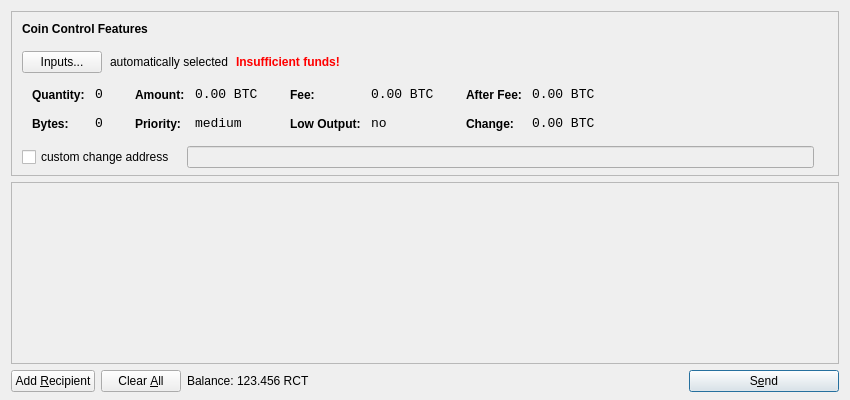
<?xml version="1.0" encoding="UTF-8"?>
<ui version="4.0">
 <class>SendCoinsDialog</class>
 <widget class="QDialog" name="SendCoinsDialog">
  <property name="geometry">
   <rect>
    <x>0</x>
    <y>0</y>
    <width>850</width>
    <height>400</height>
   </rect>
  </property>
  <property name="windowTitle">
   <string>Send Coins</string>
  </property>
  <layout class="QVBoxLayout" name="verticalLayout" stretch="0,1,0">
   <property name="bottomMargin">
    <number>8</number>
   </property>
   <item>
    <widget class="QFrame" name="frameCoinControl">
     <property name="sizePolicy">
      <sizepolicy hsizetype="Expanding" vsizetype="Expanding">
       <horstretch>0</horstretch>
       <verstretch>0</verstretch>
      </sizepolicy>
     </property>
     <property name="maximumSize">
      <size>
       <width>16777215</width>
       <height>16777215</height>
      </size>
     </property>
     <property name="frameShape">
      <enum>QFrame::StyledPanel</enum>
     </property>
     <property name="frameShadow">
      <enum>QFrame::Sunken</enum>
     </property>
     <layout class="QVBoxLayout" name="verticalLayoutCoinControl2">
      <property name="spacing">
       <number>6</number>
      </property>
      <property name="leftMargin">
       <number>0</number>
      </property>
      <property name="topMargin">
       <number>0</number>
      </property>
      <property name="rightMargin">
       <number>0</number>
      </property>
      <property name="bottomMargin">
       <number>6</number>
      </property>
      <item>
       <layout class="QVBoxLayout" name="verticalLayoutCoinControl" stretch="0,0,0,0,1">
        <property name="spacing">
         <number>0</number>
        </property>
        <property name="leftMargin">
         <number>10</number>
        </property>
        <property name="topMargin">
         <number>10</number>
        </property>
        <item>
         <layout class="QHBoxLayout" name="horizontalLayoutCoinControl1">
          <property name="bottomMargin">
           <number>15</number>
          </property>
          <item>
           <widget class="QLabel" name="labelCoinControlFeatures">
            <property name="sizePolicy">
             <sizepolicy hsizetype="Preferred" vsizetype="Maximum">
              <horstretch>0</horstretch>
              <verstretch>0</verstretch>
             </sizepolicy>
            </property>
            <property name="font">
             <font>
              <weight>75</weight>
              <bold>true</bold>
             </font>
            </property>
            <property name="styleSheet">
             <string notr="true">font-weight:bold;</string>
            </property>
            <property name="text">
             <string>Coin Control Features</string>
            </property>
           </widget>
          </item>
         </layout>
        </item>
        <item>
         <layout class="QHBoxLayout" name="horizontalLayoutCoinControl2" stretch="0,0,0,0">
          <property name="spacing">
           <number>8</number>
          </property>
          <property name="bottomMargin">
           <number>10</number>
          </property>
          <item>
           <widget class="QPushButton" name="pushButtonCoinControl">
            <property name="styleSheet">
             <string notr="true"/>
            </property>
            <property name="text">
             <string>Inputs...</string>
            </property>
           </widget>
          </item>
          <item>
           <widget class="QLabel" name="labelCoinControlAutomaticallySelected">
            <property name="text">
             <string>automatically selected</string>
            </property>
            <property name="margin">
             <number>5</number>
            </property>
           </widget>
          </item>
          <item>
           <widget class="QLabel" name="labelCoinControlInsuffFunds">
            <property name="font">
             <font>
              <weight>75</weight>
              <bold>true</bold>
             </font>
            </property>
            <property name="styleSheet">
             <string notr="true">color:red;font-weight:bold;</string>
            </property>
            <property name="text">
             <string>Insufficient funds!</string>
            </property>
            <property name="margin">
             <number>5</number>
            </property>
           </widget>
          </item>
          <item>
           <spacer name="horizontalSpacerCoinControl">
            <property name="orientation">
             <enum>Qt::Horizontal</enum>
            </property>
            <property name="sizeHint" stdset="0">
             <size>
              <width>40</width>
              <height>1</height>
             </size>
            </property>
           </spacer>
          </item>
         </layout>
        </item>
        <item>
         <widget class="QWidget" name="widgetCoinControl" native="true">
          <property name="sizePolicy">
           <sizepolicy hsizetype="Preferred" vsizetype="Preferred">
            <horstretch>0</horstretch>
            <verstretch>0</verstretch>
           </sizepolicy>
          </property>
          <property name="minimumSize">
           <size>
            <width>0</width>
            <height>0</height>
           </size>
          </property>
          <property name="styleSheet">
           <string notr="true"/>
          </property>
          <layout class="QHBoxLayout" name="horizontalLayoutCoinControl5">
           <property name="leftMargin">
            <number>0</number>
           </property>
           <property name="topMargin">
            <number>0</number>
           </property>
           <property name="rightMargin">
            <number>0</number>
           </property>
           <property name="bottomMargin">
            <number>0</number>
           </property>
           <item>
            <layout class="QHBoxLayout" name="horizontalLayoutCoinControl3" stretch="0,0,0,1">
             <property name="spacing">
              <number>20</number>
             </property>
             <property name="topMargin">
              <number>0</number>
             </property>
             <property name="bottomMargin">
              <number>10</number>
             </property>
             <item>
              <layout class="QFormLayout" name="formLayoutCoinControl1">
               <property name="horizontalSpacing">
                <number>10</number>
               </property>
               <property name="verticalSpacing">
                <number>14</number>
               </property>
               <property name="leftMargin">
                <number>10</number>
               </property>
               <property name="topMargin">
                <number>4</number>
               </property>
               <property name="rightMargin">
                <number>6</number>
               </property>
               <item row="0" column="0">
                <widget class="QLabel" name="labelCoinControlQuantityText">
                 <property name="styleSheet">
                  <string notr="true">font-weight:bold;</string>
                 </property>
                 <property name="text">
                  <string>Quantity:</string>
                 </property>
                 <property name="margin">
                  <number>0</number>
                 </property>
                </widget>
               </item>
               <item row="0" column="1">
                <widget class="QLabel" name="labelCoinControlQuantity">
                 <property name="font">
                  <font>
                   <family>Monospace</family>
                   <pointsize>10</pointsize>
                  </font>
                 </property>
                 <property name="cursor">
                  <cursorShape>IBeamCursor</cursorShape>
                 </property>
                 <property name="contextMenuPolicy">
                  <enum>Qt::ActionsContextMenu</enum>
                 </property>
                 <property name="text">
                  <string notr="true">0</string>
                 </property>
                 <property name="margin">
                  <number>0</number>
                 </property>
                 <property name="textInteractionFlags">
                  <set>Qt::LinksAccessibleByMouse|Qt::TextSelectableByKeyboard|Qt::TextSelectableByMouse</set>
                 </property>
                </widget>
               </item>
               <item row="1" column="0">
                <widget class="QLabel" name="labelCoinControlBytesText">
                 <property name="styleSheet">
                  <string notr="true">font-weight:bold;</string>
                 </property>
                 <property name="text">
                  <string>Bytes:</string>
                 </property>
                </widget>
               </item>
               <item row="1" column="1">
                <widget class="QLabel" name="labelCoinControlBytes">
                 <property name="font">
                  <font>
                   <family>Monospace</family>
                   <pointsize>10</pointsize>
                  </font>
                 </property>
                 <property name="cursor">
                  <cursorShape>IBeamCursor</cursorShape>
                 </property>
                 <property name="contextMenuPolicy">
                  <enum>Qt::ActionsContextMenu</enum>
                 </property>
                 <property name="text">
                  <string notr="true">0</string>
                 </property>
                 <property name="textInteractionFlags">
                  <set>Qt::LinksAccessibleByMouse|Qt::TextSelectableByKeyboard|Qt::TextSelectableByMouse</set>
                 </property>
                </widget>
               </item>
              </layout>
             </item>
             <item>
              <layout class="QFormLayout" name="formLayoutCoinControl2">
               <property name="horizontalSpacing">
                <number>10</number>
               </property>
               <property name="verticalSpacing">
                <number>14</number>
               </property>
               <property name="leftMargin">
                <number>6</number>
               </property>
               <property name="topMargin">
                <number>4</number>
               </property>
               <property name="rightMargin">
                <number>6</number>
               </property>
               <item row="0" column="0">
                <widget class="QLabel" name="labelCoinControlAmountText">
                 <property name="styleSheet">
                  <string notr="true">font-weight:bold;</string>
                 </property>
                 <property name="text">
                  <string>Amount:</string>
                 </property>
                 <property name="margin">
                  <number>0</number>
                 </property>
                </widget>
               </item>
               <item row="0" column="1">
                <widget class="QLabel" name="labelCoinControlAmount">
                 <property name="font">
                  <font>
                   <family>Monospace</family>
                   <pointsize>10</pointsize>
                  </font>
                 </property>
                 <property name="cursor">
                  <cursorShape>IBeamCursor</cursorShape>
                 </property>
                 <property name="contextMenuPolicy">
                  <enum>Qt::ActionsContextMenu</enum>
                 </property>
                 <property name="text">
                  <string notr="true">0.00 BTC</string>
                 </property>
                 <property name="textInteractionFlags">
                  <set>Qt::LinksAccessibleByMouse|Qt::TextSelectableByKeyboard|Qt::TextSelectableByMouse</set>
                 </property>
                </widget>
               </item>
               <item row="1" column="0">
                <widget class="QLabel" name="labelCoinControlPriorityText">
                 <property name="styleSheet">
                  <string notr="true">font-weight:bold;</string>
                 </property>
                 <property name="text">
                  <string>Priority:</string>
                 </property>
                </widget>
               </item>
               <item row="1" column="1">
                <widget class="QLabel" name="labelCoinControlPriority">
                 <property name="font">
                  <font>
                   <family>Monospace</family>
                   <pointsize>10</pointsize>
                  </font>
                 </property>
                 <property name="cursor">
                  <cursorShape>IBeamCursor</cursorShape>
                 </property>
                 <property name="contextMenuPolicy">
                  <enum>Qt::ActionsContextMenu</enum>
                 </property>
                 <property name="text">
                  <string>medium</string>
                 </property>
                 <property name="textInteractionFlags">
                  <set>Qt::LinksAccessibleByMouse|Qt::TextSelectableByKeyboard|Qt::TextSelectableByMouse</set>
                 </property>
                </widget>
               </item>
              </layout>
             </item>
             <item>
              <layout class="QFormLayout" name="formLayoutCoinControl3">
               <property name="horizontalSpacing">
                <number>10</number>
               </property>
               <property name="verticalSpacing">
                <number>14</number>
               </property>
               <property name="leftMargin">
                <number>6</number>
               </property>
               <property name="topMargin">
                <number>4</number>
               </property>
               <property name="rightMargin">
                <number>6</number>
               </property>
               <item row="0" column="0">
                <widget class="QLabel" name="labelCoinControlFeeText">
                 <property name="styleSheet">
                  <string notr="true">font-weight:bold;</string>
                 </property>
                 <property name="text">
                  <string>Fee:</string>
                 </property>
                 <property name="margin">
                  <number>0</number>
                 </property>
                </widget>
               </item>
               <item row="0" column="1">
                <widget class="QLabel" name="labelCoinControlFee">
                 <property name="font">
                  <font>
                   <family>Monospace</family>
                   <pointsize>10</pointsize>
                  </font>
                 </property>
                 <property name="cursor">
                  <cursorShape>IBeamCursor</cursorShape>
                 </property>
                 <property name="contextMenuPolicy">
                  <enum>Qt::ActionsContextMenu</enum>
                 </property>
                 <property name="text">
                  <string notr="true">0.00 BTC</string>
                 </property>
                 <property name="textInteractionFlags">
                  <set>Qt::LinksAccessibleByMouse|Qt::TextSelectableByKeyboard|Qt::TextSelectableByMouse</set>
                 </property>
                </widget>
               </item>
               <item row="1" column="0">
                <widget class="QLabel" name="labelCoinControlLowOutputText">
                 <property name="styleSheet">
                  <string notr="true">font-weight:bold;</string>
                 </property>
                 <property name="text">
                  <string>Low Output:</string>
                 </property>
                </widget>
               </item>
               <item row="1" column="1">
                <widget class="QLabel" name="labelCoinControlLowOutput">
                 <property name="font">
                  <font>
                   <family>Monospace</family>
                   <pointsize>10</pointsize>
                  </font>
                 </property>
                 <property name="cursor">
                  <cursorShape>IBeamCursor</cursorShape>
                 </property>
                 <property name="contextMenuPolicy">
                  <enum>Qt::ActionsContextMenu</enum>
                 </property>
                 <property name="text">
                  <string>no</string>
                 </property>
                 <property name="textInteractionFlags">
                  <set>Qt::LinksAccessibleByMouse|Qt::TextSelectableByKeyboard|Qt::TextSelectableByMouse</set>
                 </property>
                </widget>
               </item>
              </layout>
             </item>
             <item>
              <layout class="QFormLayout" name="formLayoutCoinControl4">
               <property name="horizontalSpacing">
                <number>10</number>
               </property>
               <property name="verticalSpacing">
                <number>14</number>
               </property>
               <property name="leftMargin">
                <number>6</number>
               </property>
               <property name="topMargin">
                <number>4</number>
               </property>
               <property name="rightMargin">
                <number>6</number>
               </property>
               <item row="0" column="0">
                <widget class="QLabel" name="labelCoinControlAfterFeeText">
                 <property name="styleSheet">
                  <string notr="true">font-weight:bold;</string>
                 </property>
                 <property name="text">
                  <string>After Fee:</string>
                 </property>
                 <property name="margin">
                  <number>0</number>
                 </property>
                </widget>
               </item>
               <item row="0" column="1">
                <widget class="QLabel" name="labelCoinControlAfterFee">
                 <property name="font">
                  <font>
                   <family>Monospace</family>
                   <pointsize>10</pointsize>
                  </font>
                 </property>
                 <property name="cursor">
                  <cursorShape>IBeamCursor</cursorShape>
                 </property>
                 <property name="contextMenuPolicy">
                  <enum>Qt::ActionsContextMenu</enum>
                 </property>
                 <property name="text">
                  <string notr="true">0.00 BTC</string>
                 </property>
                 <property name="textInteractionFlags">
                  <set>Qt::LinksAccessibleByMouse|Qt::TextSelectableByKeyboard|Qt::TextSelectableByMouse</set>
                 </property>
                </widget>
               </item>
               <item row="1" column="0">
                <widget class="QLabel" name="labelCoinControlChangeText">
                 <property name="styleSheet">
                  <string notr="true">font-weight:bold;</string>
                 </property>
                 <property name="text">
                  <string>Change:</string>
                 </property>
                </widget>
               </item>
               <item row="1" column="1">
                <widget class="QLabel" name="labelCoinControlChange">
                 <property name="font">
                  <font>
                   <family>Monospace</family>
                   <pointsize>10</pointsize>
                  </font>
                 </property>
                 <property name="cursor">
                  <cursorShape>IBeamCursor</cursorShape>
                 </property>
                 <property name="contextMenuPolicy">
                  <enum>Qt::ActionsContextMenu</enum>
                 </property>
                 <property name="text">
                  <string notr="true">0.00 BTC</string>
                 </property>
                 <property name="textInteractionFlags">
                  <set>Qt::LinksAccessibleByMouse|Qt::TextSelectableByKeyboard|Qt::TextSelectableByMouse</set>
                 </property>
                </widget>
               </item>
              </layout>
             </item>
            </layout>
           </item>
          </layout>
         </widget>
        </item>
        <item>
         <layout class="QHBoxLayout" name="horizontalLayoutCoinControl4" stretch="0,0,0">
          <property name="spacing">
           <number>12</number>
          </property>
          <property name="sizeConstraint">
           <enum>QLayout::SetDefaultConstraint</enum>
          </property>
          <property name="topMargin">
           <number>5</number>
          </property>
          <property name="rightMargin">
           <number>5</number>
          </property>
          <item>
           <widget class="QCheckBox" name="checkBoxCoinControlChange">
            <property name="text">
             <string>custom change address</string>
            </property>
           </widget>
          </item>
          <item>
           <widget class="QLineEdit" name="lineEditCoinControlChange">
            <property name="enabled">
             <bool>false</bool>
            </property>
            <property name="sizePolicy">
             <sizepolicy hsizetype="Expanding" vsizetype="Fixed">
              <horstretch>0</horstretch>
              <verstretch>0</verstretch>
             </sizepolicy>
            </property>
           </widget>
          </item>
          <item>
           <widget class="QLabel" name="labelCoinControlChangeLabel">
            <property name="sizePolicy">
             <sizepolicy hsizetype="Preferred" vsizetype="Expanding">
              <horstretch>0</horstretch>
              <verstretch>0</verstretch>
             </sizepolicy>
            </property>
            <property name="minimumSize">
             <size>
              <width>0</width>
              <height>0</height>
             </size>
            </property>
            <property name="text">
             <string/>
            </property>
            <property name="margin">
             <number>3</number>
            </property>
           </widget>
          </item>
         </layout>
        </item>
        <item>
         <spacer name="verticalSpacerCoinControl">
          <property name="orientation">
           <enum>Qt::Vertical</enum>
          </property>
          <property name="sizeHint" stdset="0">
           <size>
            <width>800</width>
            <height>1</height>
           </size>
          </property>
         </spacer>
        </item>
       </layout>
      </item>
     </layout>
    </widget>
   </item>
   <item>
    <widget class="QScrollArea" name="scrollArea">
     <property name="widgetResizable">
      <bool>true</bool>
     </property>
     <widget class="QWidget" name="scrollAreaWidgetContents">
      <property name="geometry">
       <rect>
        <x>0</x>
        <y>0</y>
        <width>830</width>
        <height>173</height>
       </rect>
      </property>
      <layout class="QVBoxLayout" name="verticalLayout_2">
       <property name="leftMargin">
        <number>0</number>
       </property>
       <property name="topMargin">
        <number>0</number>
       </property>
       <property name="rightMargin">
        <number>0</number>
       </property>
       <property name="bottomMargin">
        <number>0</number>
       </property>
       <item>
        <layout class="QVBoxLayout" name="entries">
         <property name="spacing">
          <number>6</number>
         </property>
        </layout>
       </item>
       <item>
        <spacer name="verticalSpacer">
         <property name="orientation">
          <enum>Qt::Vertical</enum>
         </property>
         <property name="sizeHint" stdset="0">
          <size>
           <width>20</width>
           <height>40</height>
          </size>
         </property>
        </spacer>
       </item>
      </layout>
     </widget>
    </widget>
   </item>
   <item>
    <layout class="QHBoxLayout" name="horizontalLayout">
     <item>
      <widget class="QPushButton" name="addButton">
       <property name="toolTip">
        <string>Send to multiple recipients at once</string>
       </property>
       <property name="text">
        <string>Add &amp;Recipient</string>
       </property>
       <property name="icon">
        <iconset resource="../bitcoin.qrc">
         <normaloff>:/icons/add</normaloff>:/icons/add</iconset>
       </property>
       <property name="autoDefault">
        <bool>false</bool>
       </property>
      </widget>
     </item>
     <item>
      <widget class="QPushButton" name="clearButton">
       <property name="sizePolicy">
        <sizepolicy hsizetype="Minimum" vsizetype="Fixed">
         <horstretch>0</horstretch>
         <verstretch>0</verstretch>
        </sizepolicy>
       </property>
       <property name="toolTip">
        <string>Remove all transaction fields</string>
       </property>
       <property name="text">
        <string>Clear &amp;All</string>
       </property>
       <property name="icon">
        <iconset resource="../bitcoin.qrc">
         <normaloff>:/icons/remove</normaloff>:/icons/remove</iconset>
       </property>
       <property name="autoRepeatDelay">
        <number>300</number>
       </property>
       <property name="autoDefault">
        <bool>false</bool>
       </property>
      </widget>
     </item>
     <item>
      <layout class="QHBoxLayout" name="horizontalLayout_2">
       <property name="spacing">
        <number>3</number>
       </property>
       <item>
        <widget class="QLabel" name="label">
         <property name="text">
          <string>Balance:</string>
         </property>
        </widget>
       </item>
       <item>
        <widget class="QLabel" name="labelBalance">
         <property name="cursor">
          <cursorShape>IBeamCursor</cursorShape>
         </property>
         <property name="text">
          <string>123.456 RCT</string>
         </property>
         <property name="textInteractionFlags">
          <set>Qt::LinksAccessibleByMouse|Qt::TextSelectableByKeyboard|Qt::TextSelectableByMouse</set>
         </property>
        </widget>
       </item>
      </layout>
     </item>
     <item>
      <spacer name="horizontalSpacer">
       <property name="orientation">
        <enum>Qt::Horizontal</enum>
       </property>
       <property name="sizeHint" stdset="0">
        <size>
         <width>40</width>
         <height>20</height>
        </size>
       </property>
      </spacer>
     </item>
     <item>
      <widget class="QPushButton" name="sendButton">
       <property name="minimumSize">
        <size>
         <width>150</width>
         <height>0</height>
        </size>
       </property>
       <property name="toolTip">
        <string>Confirm the send action</string>
       </property>
       <property name="text">
        <string>S&amp;end</string>
       </property>
       <property name="icon">
        <iconset resource="../bitcoin.qrc">
         <normaloff>:/icons/send</normaloff>:/icons/send</iconset>
       </property>
       <property name="default">
        <bool>true</bool>
       </property>
      </widget>
     </item>
    </layout>
   </item>
  </layout>
 </widget>
 <resources>
  <include location="../bitcoin.qrc"/>
 </resources>
 <connections/>
</ui>
